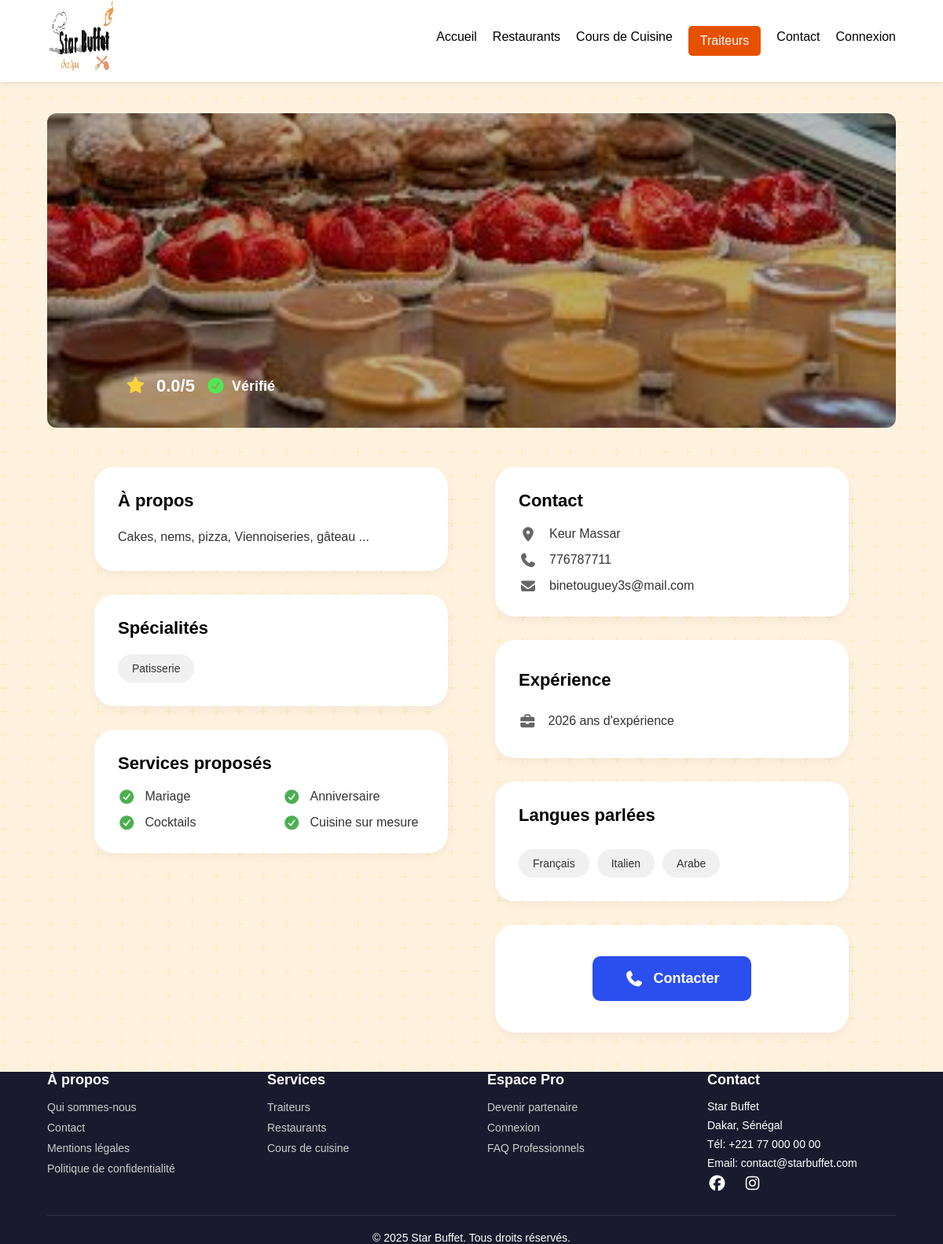
Page /traiteurs/1/ on the earlier database version.
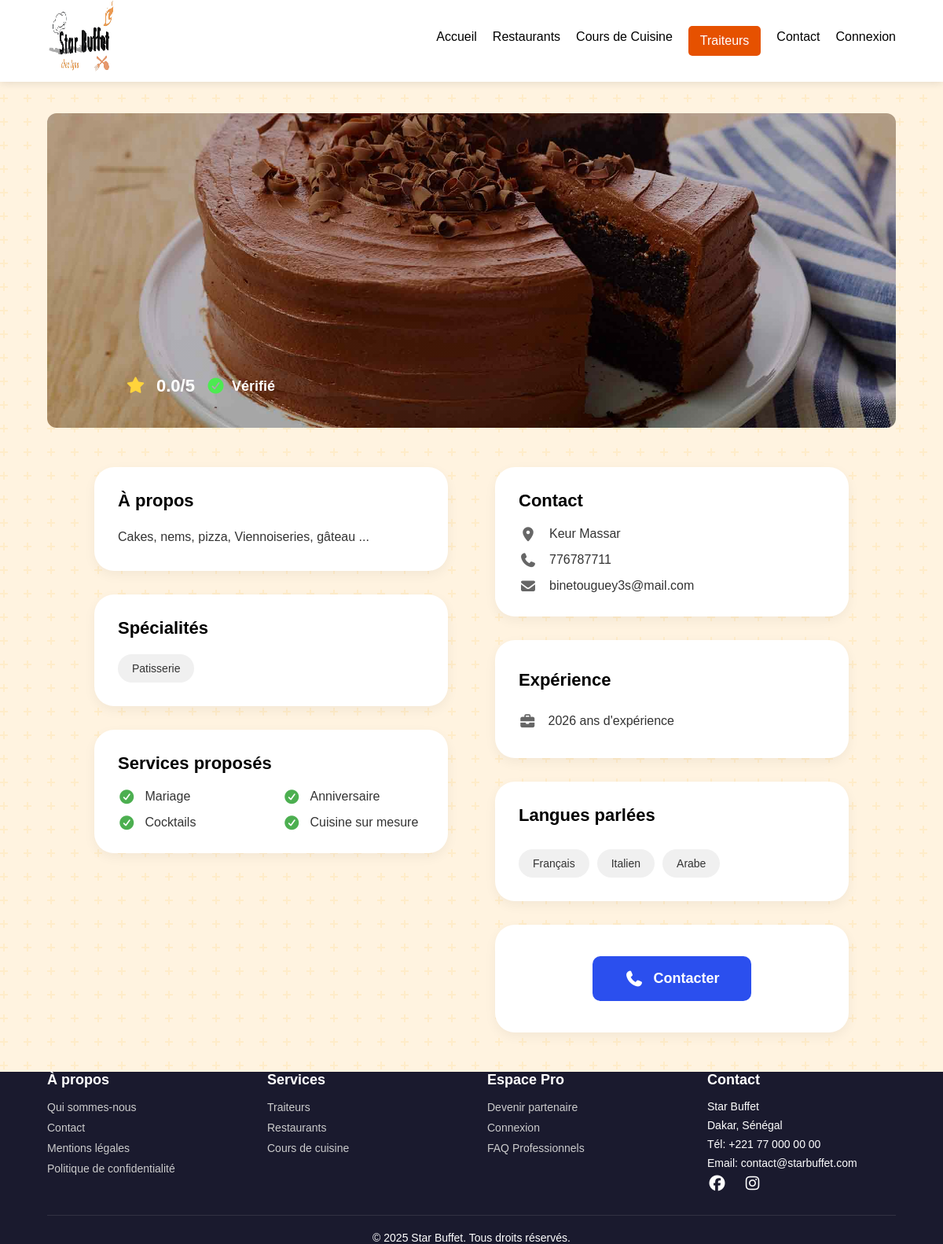
Same page on the later database version.
### services/models.py (models this page shows, shortened)
class Traiteur(models.Model):
    nomcomplet = models.CharField(max_length=100)
    specialites = models.CharField(max_length=200)
    description = models.TextField()
    adresse = models.CharField(max_length=200)
    est_actif = models.BooleanField(default=True)
    email = models.EmailField()
    datedecreation = models.DateTimeField(auto_now_add=True)
    telephone = models.CharField(max_length=20)
    image = models.ImageField(upload_to='traiteurs/', blank=True, null=True)

### services/views.py (the view)
# urls.py: path('traiteurs/<int:id>/', views.detail_traiteur, name='detail_traiteur'),
def detail_traiteur(request, id):
    traiteur = get_object_or_404(Traiteur, id=id)
    if traiteur.image and not traiteur.image.storage.exists(traiteur.image.name):
        traiteur.image.delete()
    return render(request, 'detail_traiteur.html', {'traiteur': traiteur})

### services/templates/detail_traiteur.html
{% extends "base.html" %}
{% load static %}
{% block page_css %}
    <link rel="stylesheet" href="{% static 'css/detail.css' %}">
{% endblock %}
{% block content %}
    {% if traiteur.image %}
    <div class="principal-detail" style="background-image: linear-gradient(rgba(0, 0, 0, 0.27), rgba(0, 0, 0, 0.259)), url('{{ traiteur.image.url }}');">
    {% else %}
    <div class="principal-detail" style="background-image: linear-gradient(rgba(0, 0, 0, 0.27), rgba(0, 0, 0, 0.259)), url('{% static 'images/default.jpg' %}');">
    {% endif %}
        <div class="container">
            <div class="principal-content-detail">
                <div class="rating-section">
                    <i class="fa-solid fa-star"></i>
                    <span class="valeur">0.0/5</span>
                    {% if traiteur.est_actif %}
                    <span class="verified">
                        <i class="fa-solid fa-circle-check"></i>
                        Vérifié
                    </span>
                    {% endif %}
                </div>
            </div>
        </div>
    </div>
    <main class="main-content">
        <div class="container">
            <div class="content-layout">
                <div class="left-column">
                    <section class="info-section">
                        <h2 class="section-title">À propos</h2>
                        <p class="section-text">{{ traiteur.description }}</p>
                    </section>
                    <section class="info-section">
                        <h2 class="section-title">Spécialités</h2>
                        <div class="tags">
                            <span class="tag">{{ traiteur.specialites }}</span>
                        </div>
                    </section>
                    <section class="info-section">
                        <h2 class="section-title">Services proposés</h2>
                        <ul class="services-list">
                            <li class="service-item">
                                <i class="fas fa-check-circle"></i>
                                <span>Mariage</span>
                            </li>
                            <li class="service-item">
                                <i class="fas fa-check-circle"></i>
                                <span>Anniversaire</span>
                            </li>
                            <li class="service-item">
                                <i class="fas fa-check-circle"></i>
                                <span>Cocktails</span>
                            </li>
                            <li class="service-item">
                                <i class="fas fa-check-circle"></i>
                                <span>Cuisine sur mesure</span>
                            </li>
                        </ul>
                    </section>
                </div>
                <div class="right-column">
                    <section class="info-section">
                        <h2 class="section-title">Contact</h2>
                        <div class="contact-info">
                            <div class="contact-item">
                                <i class="fas fa-map-marker-alt"></i>
                                <span>{{ traiteur.adresse }}</span>
                            </div>
                            <div class="contact-item">
                                <i class="fas fa-phone"></i>
                                <span>{{ traiteur.telephone }}</span>
                            </div>
                            <div class="contact-item">
                                <i class="fas fa-envelope"></i>
                                <span>{{ traiteur.email }}</span>
                            </div>
                        </div>
                    </section>
                    <section class="info-section">
                        <h2 class="section-title">Expérience</h2>
                        <div class="experience-item">
                            <i class="fas fa-briefcase"></i>
                            <span>{{ traiteur.datedecreation.year }} ans d'expérience</span>
                        </div>
                    </section>
                    <section class="info-section">
                        <h2 class="section-title">Langues parlées</h2>
                        <div class="tags">
                            <span class="tag">Français</span>
                            <span class="tag">Italien</span>
                            <span class="tag">Arabe</span>
                        </div>
                    </section>
                    <div class="contact-button-container">
                        <button class="btn-contacter">
                            <i class="fas fa-phone"></i>
                            Contacter
                        </button>
                    </div>
                </div>
            </div>
        </div>
    </main>
{% endblock %}

### templates/base.html (shortened to what this page needs)
{% load static %}
<!DOCTYPE html>
<html lang="fr">
<head>
    <link rel="stylesheet" href="{% static 'css/common.css' %}">
    {% block page_css %}{% endblock %}
    <link rel="stylesheet" href="https://cdnjs.cloudflare.com/ajax/libs/font-awesome/7.0.1/css/all.min.css">
</head>
<body>
    <header class="header">
        <div class="container">
            <div class="header-content">
                <div class="img-logo">
                    <a href="{% url 'liste_traiteurs' %}"><img src="{% static 'images/logo.png' %}" alt="logo" height="100" width="90"></a>
                </div>
                <nav class="nav">
                    <a href="{% url 'accueil' %}" class="nav-link">Accueil</a>
                    <a href="{% url 'accueil' %}#restaurants" class="nav-link">Restaurants</a>
                    <a href="{% url 'accueil' %}#cours" class="nav-link">Cours de Cuisine</a>
                    <a href="{% url 'liste_traiteurs' %}" class="nav-link active">Traiteurs</a>
                    <a href="#contact" class="nav-link">Contact</a>
                    {% if user.is_staff %}
                        <a href="{% url 'ajouter_traiteur' %}" class="nav-link">Ajouter</a>
                        <a href="{% url 'deconnexion' %}" class="nav-link">Déconnexion</a>
                    {% else %}
                        <a href="{% url 'connexion' %}" class="nav-link">Connexion</a>
                    {% endif %}
                </nav>
            </div>
        </div>
    </header>
    {% block content %}
    {% endblock %}
    <footer class="footer" id="contact">
        <div class="container">
            <div class="footer-content">
                <div class="footer-column">
                    <h3 class="footer-title">À propos</h3>
                    <ul class="footer-links">
                        <li><a href="#">Qui sommes-nous</a></li>
                        <li><a href="#contact">Contact</a></li>
                        <li><a href="#">Mentions légales</a></li>
                        <li><a href="#">Politique de confidentialité</a></li>
                    </ul>
                </div>
                <div class="footer-column">
                    <h3 class="footer-title">Services</h3>
                    <ul class="footer-links">
                        <li><a href="{% url 'liste_traiteurs' %}">Traiteurs</a></li>
                        <li><a href="#">Restaurants</a></li>
                        <li><a href="#">Cours de cuisine</a></li>
                    </ul>
                </div>
                <div class="footer-column">
                    <h3 class="footer-title">Espace Pro</h3>
                    <ul class="footer-links">
                        <li><a href="#">Devenir partenaire</a></li>
                        <li><a href="{% url 'connexion' %}">Connexion</a></li>
                        <li><a href="#">FAQ Professionnels</a></li>
                    </ul>
                </div>
                <div class="footer-column">
                    <h3 class="footer-title">Contact</h3>
                    <p class="footer-text">Star Buffet</p>
                    <p class="footer-text">Dakar, Sénégal</p>
                    <p class="footer-text">Tél: +221 77 000 00 00</p>
                    <p class="footer-text">Email: contact@starbuffet.com</p>
                    <div class="social-links">
                        <i class="fa-brands fa-facebook"></i>
                        <i class="fa-brands fa-instagram"></i>
                    </div>
                </div>
            </div>
            <div class="footer-bottom">
                <p>&copy; 2025 Star Buffet. Tous droits réservés.</p>
            </div>
        </div>
    </footer>
</body>
</html>

### static/css/common.css (style rules this page uses)
* { margin: 0; padding: 0; box-sizing: border-box; }
body { font-family: 'Arial', sans-serif; color: black; }
.container { width: 100%; padding: 0 15px; }
.header { background-color: #ffffff; position: sticky; top: 0; z-index: 1000; box-shadow: 0 2px 10px rgba(0, 0, 0, 0.1); }
.header-content { display: flex; flex-direction: column; align-items: center; gap: 15px; }
.header-content > div:first-child { align-self: flex-start; }
.nav { display: none; flex-direction: column; width: 100%; text-align: center; background-color: white; padding: 20px; border-radius: 10px; box-shadow: 0 5px 15px rgba(0, 0, 0, 0.1); }
.nav-link { color: rgb(0, 0, 0); text-decoration: none; font-size: 16px; padding: 12px 0; border-bottom: 1px solid #eee; transition: color 0.3s; }
.nav-link:last-child { border-bottom: none; }
.nav-link.active { color: #ffffff; background-color: #E65100; padding: 10px 15px; border-radius: 5px; border: none; }
.footer { background-color: #1A1A2E; color: white; }
.footer-content { display: flex; flex-direction: column; gap: 30px; margin-bottom: 30px; }
.footer-column { text-align: center; }
.footer-title { font-size: 18px; margin-bottom: 15px; color: white; }
.footer-links { list-style: none; padding: 0; }
.footer-links li { margin-bottom: 8px; }
.footer-links a { color: #CCCCCC; text-decoration: none; font-size: 14px; transition: color 0.3s; }
.footer-text { color: #ffffff; margin-bottom: 8px; font-size: 14px; }
.social-links { display: flex; gap: 20px; }
.social-links i { font-size: 20px; color: #ffffff; cursor: pointer; transition: color 0.3s; }
.footer-bottom { text-align: center; padding-top: 20px; border-top: 1px solid rgba(255, 255, 255, 0.1); color: #ffffff; font-size: 14px; }
@media screen and (min-width: 768px) { .container { max-width: 720px; margin: 0 auto; } }
@media screen and (min-width: 768px) { .header-content { flex-direction: row; justify-content: space-between; align-items: center; gap: 0; } }
@media screen and (min-width: 768px) { .nav { display: flex; flex-direction: row; width: auto; background: none; padding: 0; box-shadow: none; gap: 20px; } }
@media screen and (min-width: 768px) { .nav-link { border-bottom: none; padding: 5px 0; } }
@media screen and (min-width: 768px) { .footer-content { display: grid; grid-template-columns: repeat(2, 1fr); gap: 40px; } }
@media screen and (min-width: 768px) { .footer-column { text-align: left; } }
@media screen and (min-width: 768px) { .social-links { justify-content: flex-start; } }
@media screen and (min-width: 992px) { .container { max-width: 960px; } }
@media screen and (min-width: 992px) { .footer-content { grid-template-columns: repeat(4, 1fr); gap: 40px; } }
@media screen and (min-width: 1200px) { .container { max-width: 1200px; padding: 0 20px; } }

Differences in the rows shown:
changed Traiteur "Keur Massar": image: a different picture
